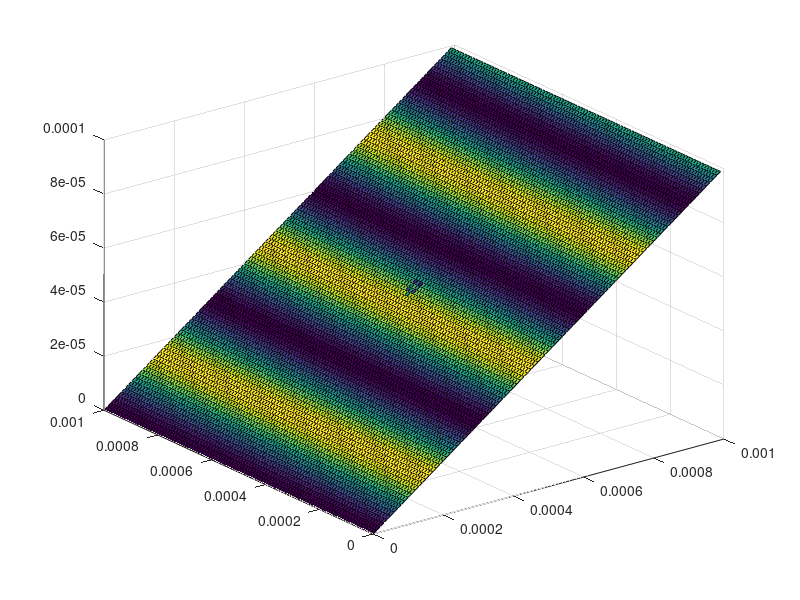

This figure's MATLAB source: (Note: this script raises an error after producing the figure.)
clear;
close all;
I0 = 1;
times = 0;

lambda = 6e-5; % 波长，为 600nm

for theta = 0.1:0.005:0.4 % 劈尖夹角
    times = times + 1;
    length = .001; % 劈尖长度
    xmax = 0.001 * cos(theta); % ?
    [x, y] = meshgrid(0:0.00001:xmax, 0:0.00001:0.001); % 生成网格，x 为横坐标，y 为纵坐标
    z = x * tan(theta);
    % 球面凹陷参数
    r = lambda/3; % 球半径，例如 0.5 毫米
    x_0 = length / 2; % 球心 x 坐标
    y_0 = 0.0005; % 球心 y 坐标
    z_0 = -0.0001; % 球面凹陷深度

    % 确定球面区域
    inside_sphere = (x - x_0) .^ 2 + (y - y_0) .^ 2 <= r ^ 2;

    % 计算球面凹陷的深度
    z_sphere = z_0 - sqrt(r ^ 2 - (x - x_0) .^ 2 - (y - y_0) .^ 2);
    z_sphere(~inside_sphere) = 0; % 凹陷外的区域不受影响

    % 更新劈尖处的高度 h 以包括球面凹陷
    h = x * tan(theta) + z_sphere;

    k = 2 * pi / lambda; % 波数
    Delta = 2 * h; % 光程差
    I = I0 * 2 * (cos(Delta * k + pi) + 1);
    surf(x, y, z, I);
    set(gcf, 'color', 'white', [0.667, 0.667, 1]);
    shading interp; % 颜色插值
    colorbar;
    axis equal; % 等比例缩放
    set(gca, 'ZLim', [0, 0.0006]);
    set(gca, 'XLim', [0, 0.001]);
    xlabel('x/m'); ylabel('y/m'); zlabel('z/m');
    title(['劈尖夹角为', num2str(theta / pi * 180, 4), 'deg']);
    colormap gray;
    m(:, times) = getframe; % 把图像存入矩阵 m 中
end

movie(m, 2);
